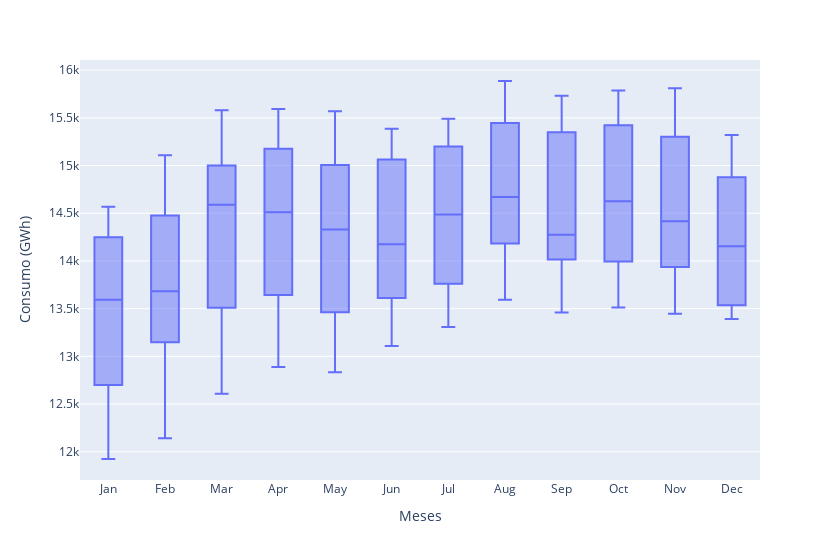

The notebook cell saved with this chart:
### Code cell
px.box(total['Consumo'].values.reshape(-1,12), labels={'variable': 'Meses', 'value': 'Consumo (GWh)'}).update_layout(
    xaxis = dict(
        tickmode = 'array',
        tickvals = [0,1,2,3,4,5,6,7,8,9,10,11],
        ticktext = ["Jan", "Feb", "Mar", "Apr", "May", "Jun", "Jul", "Aug", "Sep", "Oct", "Nov", "Dec"]
    ),

    width=840
)

### Figure 1 — Plotly figure (JSON) as saved in the notebook; plotly's stock layout.template omitted (floating-point values rounded to 4 significant figures; data arrays with more than 128 entries replaced by an {"elided": "..."} marker saying what was removed)
{"data": [{"alignmentgroup": "True", "hovertemplate": "Meses=%{x}<br>Consumo (GWh)=%{y}<extra></extra>", "legendgroup": "", "marker": {"color": "#636efa"}, "name": "", "notched": false, "offsetgroup": "", "orientation": "v", "showlegend": false, "type": "box", "x": {"elided": "180 str values"}, "x0": " ", "xaxis": "x", "y": {"elided": "180 float values"}, "y0": " ", "yaxis": "y"}], "layout": {"boxmode": "group", "legend": {"tracegroupgap": 0}, "margin": {"t": 60}, "width": 840, "xaxis": {"anchor": "y", "domain": [0, 1], "tickmode": "array", "ticktext": ["Jan", "Feb", "Mar", "Apr", "May", "Jun", "Jul", "Aug", "Sep", "Oct", "Nov", "Dec"], "tickvals": [0, 1, 2, 3, 4, 5, 6, 7, 8, 9, 10, 11], "title": {"text": "Meses"}}, "yaxis": {"anchor": "x", "domain": [0, 1], "title": {"text": "Consumo (GWh)"}}}}
